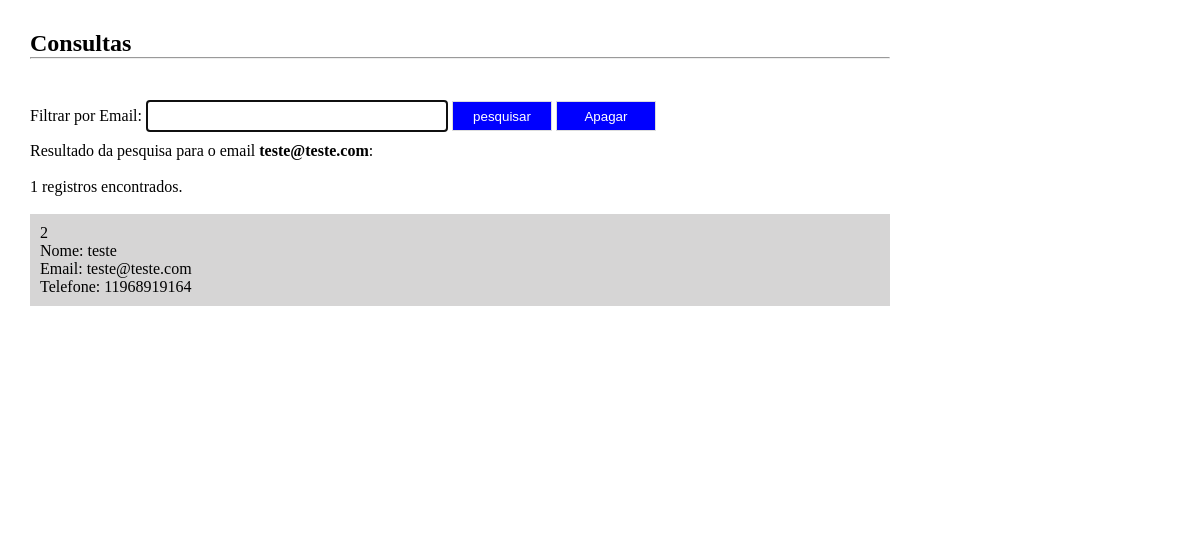
Screenshot of /consultacad.php?filtro=teste@teste.com with the database file from the repository.
### tables this page shows
CREATE TABLE IF NOT EXISTS `usuarios` (
  `codigo` int(12) NOT NULL AUTO_INCREMENT,
  `nome` varchar(50) NOT NULL,
  `email` varchar(40) NOT NULL,
  `telefone` text NOT NULL,
  `sexo` text NOT NULL,
  `servico` text NOT NULL,
  `data` date NOT NULL,
  `horario` time NOT NULL,
  PRIMARY KEY (`codigo`)
);

### consultacad.php (the view, shortened to what this page needs)
<?php
include_once("conexcad.php");
$filtro = isset($_GET['filtro'])?$_GET['filtro']:"";
$sql = "select * from usuarios where email  like '%$filtro%' order by email";
$consultacad = mysqli_query($conexao,$sql);
$registros = mysqli_num_rows($consultacad);
?>
<!DOCTYPE html>
<html lang="pt-br">
<head>
    <link rel="stylesheet" href="_css/estilo.css">
</head>
<body>
    <div class="container">
        <section>
            <h1>Consultas</h1>
            <hr><br><br>
            <form method="get" action="">
                Filtrar por Email: <input type="text" name="filtro" class="campo" required autofocus>
                <input type="submit" value="pesquisar" class="btn">
                <input type="submit" value="Apagar" class="btn" action="delete"><br>
            </form>
            <?php
                print "Resultado da pesquisa para o email <strong>$filtro</strong>:<br><br>";
                print "$registros registros encontrados.";
                print "<br><br>";
                while($exibirRegistros = mysqli_fetch_array($consultacad)){
                    $codigo = $exibirRegistros[0];
                    $nome = $exibirRegistros[1];
                    $email = $exibirRegistros[2];
                    $telefone = $exibirRegistros[3];
                    print "<article>";
                    print "$codigo<br>";
                    print "Nome: $nome<br>";
                    print "Email: $email<br>";
                    print "Telefone: $telefone<br>";
                    print "</article>";
                }
                ?>
        </section>
    </div>
</body>
</html>

### _css/estilo.css (style rules this page uses)
* { margin: 0; padding: 0; }
body { background-collor: #222; font-family: Verdana; font-size: 100% }
.container { flex-direction: column; margin: auto; width: 1200px; margin-top: 20px; padding: 10px; }
section { width: 870px; height: 500px; margin-left: 10px; float: left; background-color: #fff; box-sizing: border-box; padding-left: 10px; }
.btn { width: 100px; height: 30px; border: 1px solid #ddd; background-color: #0000FF; color: #fff; cursor: pointer; }
.campo { width: 300px; height: 30px; border: 1px solid #ccc; margin-top: 5px; margin-bottom: 10px; }
article { width: 100%; box-sizing: border-box; padding: 10px; background-color: #d6d5d5; margin-bottom: 5px; }

### rows the page displays
usuarios: codigo "2", nome "teste", email "teste@teste.com", telefone "11968919164"

### other values shown
$filtro "teste@teste.com"
$registros "1"
